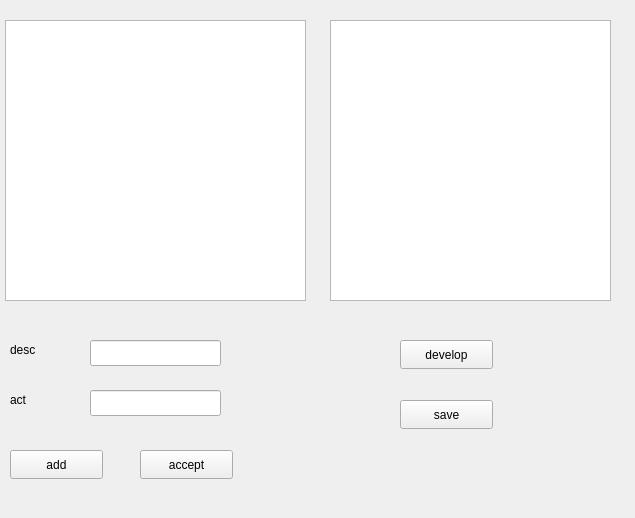
<?xml version="1.0" encoding="UTF-8"?>
<ui version="4.0">
 <class>guimv</class>
 <widget class="QWidget" name="guimv">
  <property name="geometry">
   <rect>
    <x>0</x>
    <y>0</y>
    <width>635</width>
    <height>518</height>
   </rect>
  </property>
  <property name="windowTitle">
   <string>guimv</string>
  </property>
  <widget class="QTableView" name="firstTableView">
   <property name="geometry">
    <rect>
     <x>5</x>
     <y>20</y>
     <width>301</width>
     <height>281</height>
    </rect>
   </property>
  </widget>
  <widget class="QTableView" name="secondTableView">
   <property name="geometry">
    <rect>
     <x>330</x>
     <y>20</y>
     <width>281</width>
     <height>281</height>
    </rect>
   </property>
  </widget>
  <widget class="QLabel" name="label">
   <property name="geometry">
    <rect>
     <x>10</x>
     <y>340</y>
     <width>63</width>
     <height>20</height>
    </rect>
   </property>
   <property name="text">
    <string>desc</string>
   </property>
  </widget>
  <widget class="QLabel" name="label_2">
   <property name="geometry">
    <rect>
     <x>10</x>
     <y>390</y>
     <width>63</width>
     <height>20</height>
    </rect>
   </property>
   <property name="text">
    <string>act</string>
   </property>
  </widget>
  <widget class="QLineEdit" name="descLineEdit">
   <property name="geometry">
    <rect>
     <x>90</x>
     <y>340</y>
     <width>131</width>
     <height>26</height>
    </rect>
   </property>
  </widget>
  <widget class="QLineEdit" name="actLineEdit">
   <property name="geometry">
    <rect>
     <x>90</x>
     <y>390</y>
     <width>131</width>
     <height>26</height>
    </rect>
   </property>
  </widget>
  <widget class="QPushButton" name="addpushButton">
   <property name="geometry">
    <rect>
     <x>10</x>
     <y>450</y>
     <width>93</width>
     <height>29</height>
    </rect>
   </property>
   <property name="text">
    <string>add</string>
   </property>
  </widget>
  <widget class="QPushButton" name="acceptpushButton">
   <property name="geometry">
    <rect>
     <x>140</x>
     <y>450</y>
     <width>93</width>
     <height>29</height>
    </rect>
   </property>
   <property name="text">
    <string>accept</string>
   </property>
  </widget>
  <widget class="QPushButton" name="developpushButton">
   <property name="geometry">
    <rect>
     <x>400</x>
     <y>340</y>
     <width>93</width>
     <height>29</height>
    </rect>
   </property>
   <property name="text">
    <string>develop</string>
   </property>
  </widget>
  <widget class="QPushButton" name="savepushButton">
   <property name="geometry">
    <rect>
     <x>400</x>
     <y>400</y>
     <width>93</width>
     <height>29</height>
    </rect>
   </property>
   <property name="text">
    <string>save</string>
   </property>
  </widget>
 </widget>
 <resources/>
 <connections/>
</ui>
